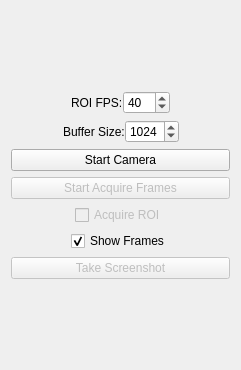
<?xml version="1.0" encoding="UTF-8"?>
<ui version="4.0">
 <class>CameraControl</class>
 <widget class="QWidget" name="CameraControl">
  <property name="geometry">
   <rect>
    <x>0</x>
    <y>0</y>
    <width>241</width>
    <height>370</height>
   </rect>
  </property>
  <property name="minimumSize">
   <size>
    <width>190</width>
    <height>110</height>
   </size>
  </property>
  <property name="windowTitle">
   <string>Form</string>
  </property>
  <layout class="QVBoxLayout" name="verticalLayout">
   <item>
    <spacer name="verticalSpacer_2">
     <property name="orientation">
      <enum>Qt::Vertical</enum>
     </property>
     <property name="sizeHint" stdset="0">
      <size>
       <width>20</width>
       <height>40</height>
      </size>
     </property>
    </spacer>
   </item>
   <item>
    <layout class="QHBoxLayout" name="horizontalLayout_2">
     <property name="spacing">
      <number>0</number>
     </property>
     <item>
      <spacer name="horizontalSpacer_3">
       <property name="orientation">
        <enum>Qt::Horizontal</enum>
       </property>
       <property name="sizeHint" stdset="0">
        <size>
         <width>40</width>
         <height>20</height>
        </size>
       </property>
      </spacer>
     </item>
     <item>
      <widget class="QLabel" name="roiFpsLabel">
       <property name="text">
        <string>ROI FPS:</string>
       </property>
      </widget>
     </item>
     <item>
      <widget class="QSpinBox" name="roiFpsSpinBox">
       <property name="minimum">
        <number>1</number>
       </property>
       <property name="maximum">
        <number>150</number>
       </property>
       <property name="value">
        <number>40</number>
       </property>
      </widget>
     </item>
     <item>
      <spacer name="horizontalSpacer_4">
       <property name="orientation">
        <enum>Qt::Horizontal</enum>
       </property>
       <property name="sizeHint" stdset="0">
        <size>
         <width>40</width>
         <height>20</height>
        </size>
       </property>
      </spacer>
     </item>
    </layout>
   </item>
   <item>
    <layout class="QHBoxLayout" name="horizontalLayout_3">
     <property name="spacing">
      <number>0</number>
     </property>
     <item>
      <spacer name="horizontalSpacer_5">
       <property name="orientation">
        <enum>Qt::Horizontal</enum>
       </property>
       <property name="sizeHint" stdset="0">
        <size>
         <width>40</width>
         <height>20</height>
        </size>
       </property>
      </spacer>
     </item>
     <item>
      <widget class="QLabel" name="bufferSizeLabel">
       <property name="text">
        <string>Buffer Size:</string>
       </property>
      </widget>
     </item>
     <item>
      <widget class="QSpinBox" name="bufferSizeSpinBox">
       <property name="readOnly">
        <bool>false</bool>
       </property>
       <property name="minimum">
        <number>128</number>
       </property>
       <property name="maximum">
        <number>4096</number>
       </property>
       <property name="value">
        <number>1024</number>
       </property>
      </widget>
     </item>
     <item>
      <spacer name="horizontalSpacer_6">
       <property name="orientation">
        <enum>Qt::Horizontal</enum>
       </property>
       <property name="sizeHint" stdset="0">
        <size>
         <width>40</width>
         <height>20</height>
        </size>
       </property>
      </spacer>
     </item>
    </layout>
   </item>
   <item>
    <widget class="QPushButton" name="startStopButton">
     <property name="text">
      <string>Start Camera</string>
     </property>
     <property name="checkable">
      <bool>true</bool>
     </property>
    </widget>
   </item>
   <item>
    <widget class="QPushButton" name="acquireFramesButton">
     <property name="enabled">
      <bool>false</bool>
     </property>
     <property name="text">
      <string>Start Acquire Frames</string>
     </property>
     <property name="checkable">
      <bool>true</bool>
     </property>
    </widget>
   </item>
   <item>
    <layout class="QHBoxLayout" name="horizontalLayout">
     <property name="spacing">
      <number>0</number>
     </property>
     <item>
      <spacer name="horizontalSpacer">
       <property name="orientation">
        <enum>Qt::Horizontal</enum>
       </property>
       <property name="sizeHint" stdset="0">
        <size>
         <width>40</width>
         <height>20</height>
        </size>
       </property>
      </spacer>
     </item>
     <item>
      <widget class="QCheckBox" name="acquireRoiCheckBox">
       <property name="enabled">
        <bool>false</bool>
       </property>
       <property name="text">
        <string>Acquire ROI</string>
       </property>
      </widget>
     </item>
     <item>
      <spacer name="horizontalSpacer_2">
       <property name="orientation">
        <enum>Qt::Horizontal</enum>
       </property>
       <property name="sizeHint" stdset="0">
        <size>
         <width>40</width>
         <height>20</height>
        </size>
       </property>
      </spacer>
     </item>
    </layout>
   </item>
   <item>
    <layout class="QHBoxLayout" name="horizontalLayout_4">
     <property name="spacing">
      <number>0</number>
     </property>
     <item>
      <spacer name="horizontalSpacer_7">
       <property name="orientation">
        <enum>Qt::Horizontal</enum>
       </property>
       <property name="sizeHint" stdset="0">
        <size>
         <width>40</width>
         <height>20</height>
        </size>
       </property>
      </spacer>
     </item>
     <item>
      <widget class="QCheckBox" name="showFramesCheckBox">
       <property name="text">
        <string>Show Frames</string>
       </property>
       <property name="checked">
        <bool>true</bool>
       </property>
      </widget>
     </item>
     <item>
      <spacer name="horizontalSpacer_8">
       <property name="orientation">
        <enum>Qt::Horizontal</enum>
       </property>
       <property name="sizeHint" stdset="0">
        <size>
         <width>40</width>
         <height>20</height>
        </size>
       </property>
      </spacer>
     </item>
    </layout>
   </item>
   <item>
    <widget class="QPushButton" name="takeScreenshotButton">
     <property name="enabled">
      <bool>false</bool>
     </property>
     <property name="text">
      <string>Take Screenshot</string>
     </property>
    </widget>
   </item>
   <item>
    <spacer name="verticalSpacer">
     <property name="orientation">
      <enum>Qt::Vertical</enum>
     </property>
     <property name="sizeHint" stdset="0">
      <size>
       <width>20</width>
       <height>40</height>
      </size>
     </property>
    </spacer>
   </item>
  </layout>
 </widget>
 <resources/>
 <connections/>
</ui>
